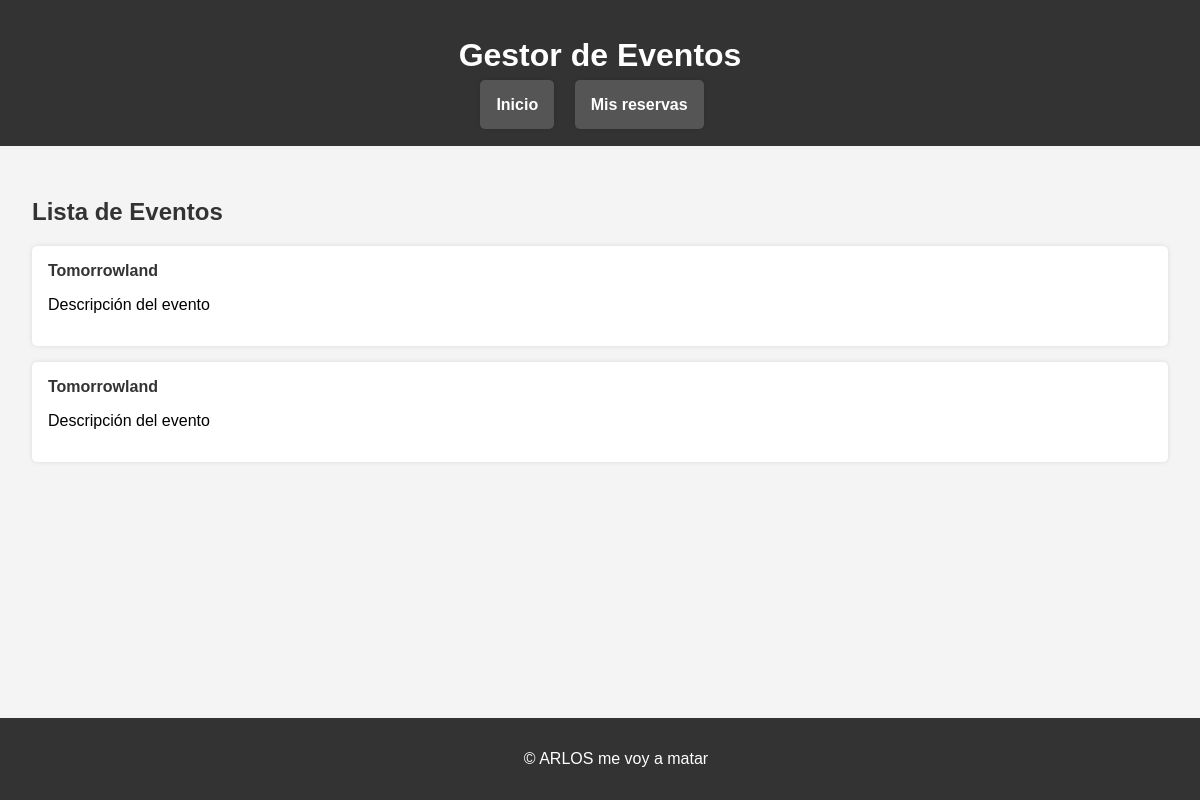
Before: / with the older database file.
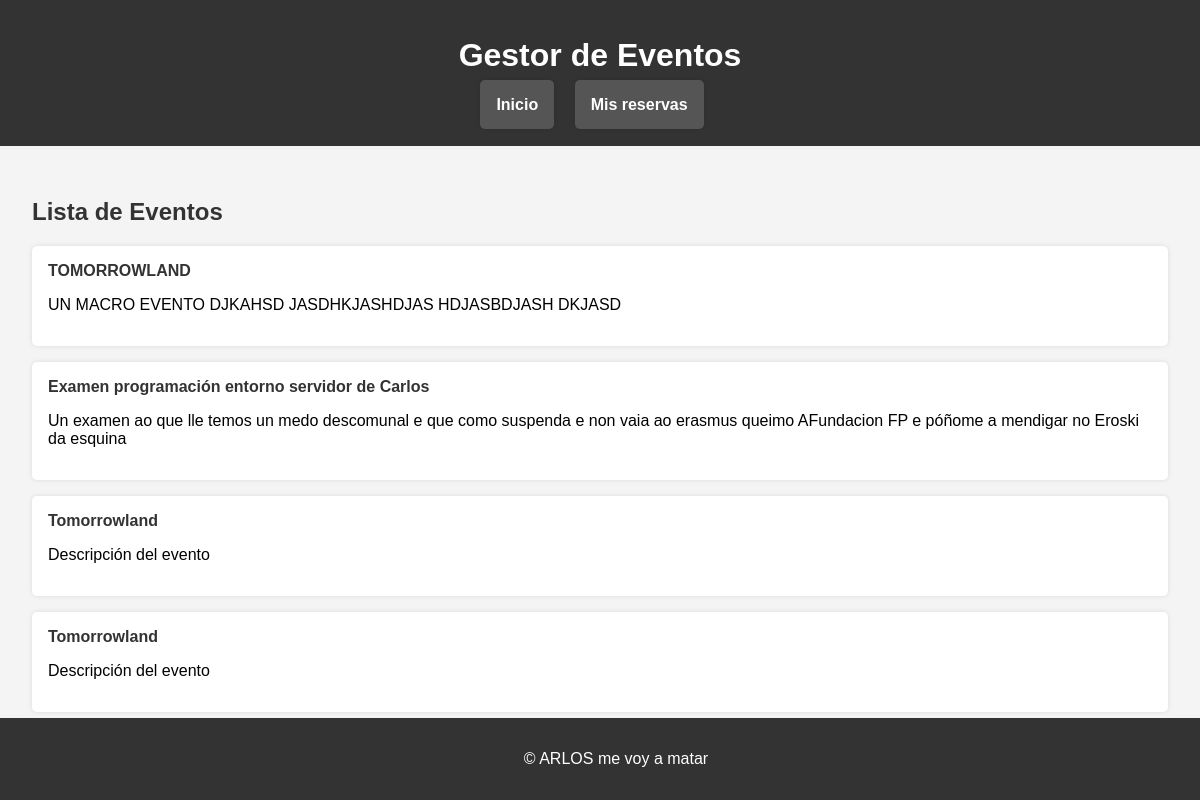
After: the same page with the newer database file.
### gestorEventos/models.py (models this page shows, shortened)
class Evento(models.Model):
    titulo = models.CharField(max_length=200)
    descripcion = models.TextField()
    fecha_hora = models.DateTimeField()
    capacidad_maxima = models.PositiveIntegerField()
    imagen_url = models.URLField(blank=True, null=True)
    organizador = models.ForeignKey(CustomUser, on_delete=models.CASCADE, related_name="eventos", limit_choices_to={'role': 'organizador'})

### gestorEventos/views.py (the view)
# urls.py: path('', views.inicio, name='inicio'),
def inicio(request):
    eventos = Evento.objects.all().order_by('-fecha_hora')
    return render(request, 'inicio.html', {'eventos': eventos})

### gestorEventos/templates/inicio.html (shortened to what this page needs)
{% extends 'base.html' %}
{% block content %}
<h2>Lista de Eventos</h2>
<ul>
    {% for evento in eventos %}
    <li>
        <a href="{% url 'detalle_evento' evento.id %}">{{ evento.titulo }}</a>
        <p>{{ evento.descripcion }}</p>
    </li>
    {% endfor %}
</ul>
{% endblock %}

### gestorEventos/templates/base.html (shortened to what this page needs)
<!DOCTYPE html>
<html lang="es">
<head>
    {% load static %}
    <link rel="stylesheet" href="{% static 'css/styles.css' %}">
</head>
<body>
    <header>
        <h1>Gestor de Eventos</h1>
        <nav>
            <ul>
                <li><a href="{% url 'inicio' %}">Inicio</a></li>
                <li><a href="{% url 'panel_usuario' %}">Mis reservas</a></li>
            </ul>
        </nav>
    </header>
    <main>
        {% block content %}{% endblock %}
    </main>
    <footer>
        <p>&copy; ARLOS me voy a matar</p>
    </footer>
</body>
</html>

### gestorEventos/static/css/styles.css (style rules this page uses)
body { font-family: Arial, sans-serif; margin: 0; padding: 0; background-color: #f4f4f4; }
header { background-color: #333; color: #fff; padding: 1rem; text-align: center; }
nav ul { list-style: none; padding: 0; }
nav ul li { display: inline; margin-right: 1rem; background-color: #555; }
nav ul li a { color: #fff; text-decoration: none; }
main { padding: 2rem; }
footer { background-color: #333; color: #fff; text-align: center; padding: 1rem; position: fixed; bottom: 0; width: 100%; }
h2 { color: #333; }
ul { list-style: none; padding: 0; }
ul li { background-color: #fff; margin-bottom: 1rem; padding: 1rem; border-radius: 5px; box-shadow: 0 0 5px rgba(0, 0, 0, 0.1); }
ul li a { color: #333; text-decoration: none; font-weight: bold; }

Changed rows visible on the page:
added Evento: titulo "TOMORROWLAND", descripcion "UN MACRO EVENTO DJKAHSD JASDHKJASHDJAS HDJASBDJASH DKJASD"
added Evento: titulo "Examen programación entorno servidor de Carlos", descripcion "Un examen ao que lle temos un medo descomunal e que como suspenda e non vaia ao erasmus queimo AFundacion FP e póñome a mendigar no Eroski da esquina"
